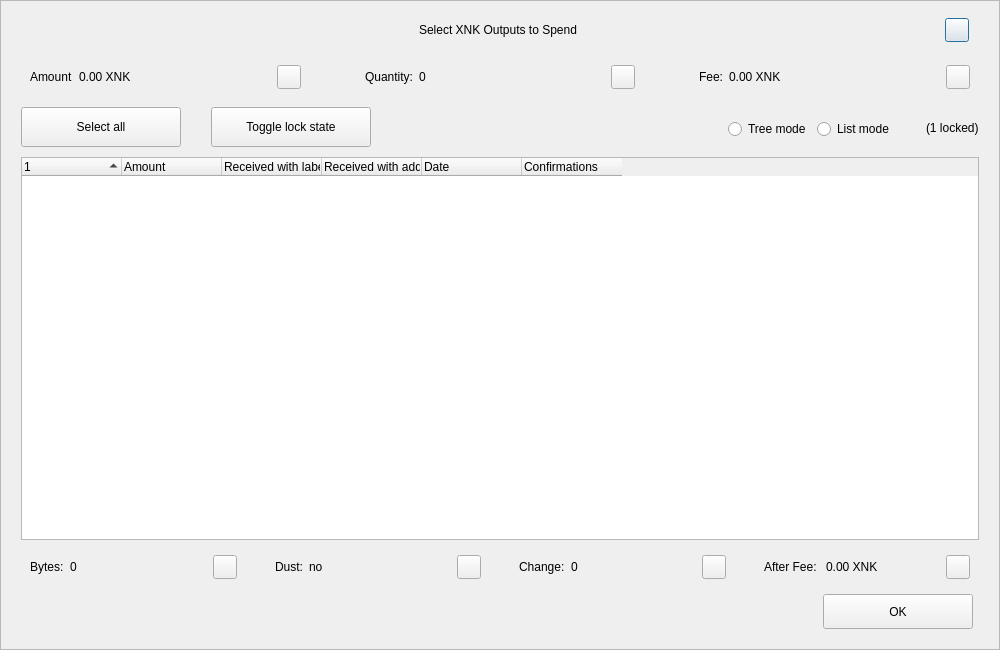
<?xml version="1.0" encoding="UTF-8"?>
<ui version="4.0">
 <class>CoinControlDialog</class>
 <widget class="QDialog" name="CoinControlDialog">
  <property name="geometry">
   <rect>
    <x>0</x>
    <y>0</y>
    <width>1000</width>
    <height>650</height>
   </rect>
  </property>
  <property name="minimumSize">
   <size>
    <width>950</width>
    <height>650</height>
   </size>
  </property>
  <property name="windowTitle">
   <string>Coin Selection</string>
  </property>
  <property name="styleSheet">
   <string notr="true"/>
  </property>
  <layout class="QVBoxLayout" name="verticalLayout">
   <property name="spacing">
    <number>0</number>
   </property>
   <property name="leftMargin">
    <number>0</number>
   </property>
   <property name="topMargin">
    <number>0</number>
   </property>
   <property name="rightMargin">
    <number>0</number>
   </property>
   <property name="bottomMargin">
    <number>0</number>
   </property>
   <item>
    <widget class="QFrame" name="frameContainer">
     <property name="toolTipDuration">
      <number>0</number>
     </property>
     <property name="frameShape">
      <enum>QFrame::StyledPanel</enum>
     </property>
     <property name="frameShadow">
      <enum>QFrame::Raised</enum>
     </property>
     <layout class="QVBoxLayout" name="verticalLayout_2">
      <property name="leftMargin">
       <number>0</number>
      </property>
      <property name="rightMargin">
       <number>0</number>
      </property>
      <property name="bottomMargin">
       <number>20</number>
      </property>
      <item>
       <layout class="QHBoxLayout" name="horizontalLayout_12">
        <property name="spacing">
         <number>0</number>
        </property>
        <property name="leftMargin">
         <number>20</number>
        </property>
        <property name="rightMargin">
         <number>30</number>
        </property>
        <item>
         <spacer name="horizontalSpacer_4">
          <property name="orientation">
           <enum>Qt::Horizontal</enum>
          </property>
          <property name="sizeHint" stdset="0">
           <size>
            <width>40</width>
            <height>20</height>
           </size>
          </property>
         </spacer>
        </item>
        <item>
         <widget class="QLabel" name="labelTitle">
          <property name="minimumSize">
           <size>
            <width>0</width>
            <height>40</height>
           </size>
          </property>
          <property name="maximumSize">
           <size>
            <width>16777215</width>
            <height>40</height>
           </size>
          </property>
          <property name="styleSheet">
           <string notr="true">padding-left:30px;</string>
          </property>
          <property name="text">
           <string>Select XNK Outputs to Spend</string>
          </property>
          <property name="alignment">
           <set>Qt::AlignCenter</set>
          </property>
          <property name="margin">
           <number>7</number>
          </property>
         </widget>
        </item>
        <item>
         <spacer name="horizontalSpacer_5">
          <property name="orientation">
           <enum>Qt::Horizontal</enum>
          </property>
          <property name="sizeHint" stdset="0">
           <size>
            <width>40</width>
            <height>20</height>
           </size>
          </property>
         </spacer>
        </item>
        <item>
         <widget class="QPushButton" name="btnEsc">
          <property name="minimumSize">
           <size>
            <width>24</width>
            <height>24</height>
           </size>
          </property>
          <property name="maximumSize">
           <size>
            <width>24</width>
            <height>24</height>
           </size>
          </property>
          <property name="text">
           <string/>
          </property>
         </widget>
        </item>
       </layout>
      </item>
      <item>
       <layout class="QHBoxLayout" name="horizontalLayout_8">
        <property name="leftMargin">
         <number>20</number>
        </property>
        <property name="rightMargin">
         <number>20</number>
        </property>
        <item>
         <widget class="QWidget" name="layoutAmount" native="true">
          <layout class="QHBoxLayout" name="horizontalLayout_9" stretch="0,1,0">
           <item>
            <widget class="QLabel" name="labelCoinControlAmountText">
             <property name="text">
              <string>Amount</string>
             </property>
            </widget>
           </item>
           <item>
            <widget class="QLabel" name="labelCoinControlAmount">
             <property name="text">
              <string>0.00 XNK</string>
             </property>
            </widget>
           </item>
           <item alignment="Qt::AlignHCenter|Qt::AlignVCenter">
            <widget class="QPushButton" name="pushButtonAmount">
             <property name="minimumSize">
              <size>
               <width>0</width>
               <height>24</height>
              </size>
             </property>
             <property name="maximumSize">
              <size>
               <width>24</width>
               <height>26</height>
              </size>
             </property>
             <property name="focusPolicy">
              <enum>Qt::NoFocus</enum>
             </property>
             <property name="styleSheet">
              <string notr="true">padding-bottom:2px;
padding-right:4px;</string>
             </property>
             <property name="text">
              <string/>
             </property>
            </widget>
           </item>
          </layout>
         </widget>
        </item>
        <item>
         <spacer name="horizontalSpacer_2">
          <property name="orientation">
           <enum>Qt::Horizontal</enum>
          </property>
          <property name="sizeType">
           <enum>QSizePolicy::Fixed</enum>
          </property>
          <property name="sizeHint" stdset="0">
           <size>
            <width>40</width>
            <height>20</height>
           </size>
          </property>
         </spacer>
        </item>
        <item>
         <widget class="QWidget" name="layoutQuantity" native="true">
          <layout class="QHBoxLayout" name="horizontalLayout_10" stretch="0,1,0">
           <item>
            <widget class="QLabel" name="labelCoinControlQuantityText">
             <property name="text">
              <string>Quantity:</string>
             </property>
            </widget>
           </item>
           <item>
            <widget class="QLabel" name="labelCoinControlQuantity">
             <property name="text">
              <string>0</string>
             </property>
            </widget>
           </item>
           <item alignment="Qt::AlignHCenter|Qt::AlignVCenter">
            <widget class="QPushButton" name="pushButtonQuantity">
             <property name="minimumSize">
              <size>
               <width>0</width>
               <height>24</height>
              </size>
             </property>
             <property name="maximumSize">
              <size>
               <width>24</width>
               <height>26</height>
              </size>
             </property>
             <property name="focusPolicy">
              <enum>Qt::NoFocus</enum>
             </property>
             <property name="styleSheet">
              <string notr="true">padding-bottom:2px;
               padding-right:4px;</string>
             </property>
             <property name="text">
              <string/>
             </property>
            </widget>
           </item>
          </layout>
         </widget>
        </item>
        <item>
         <spacer name="horizontalSpacer_22">
          <property name="orientation">
           <enum>Qt::Horizontal</enum>
          </property>
          <property name="sizeType">
           <enum>QSizePolicy::Fixed</enum>
          </property>
          <property name="sizeHint" stdset="0">
           <size>
            <width>40</width>
            <height>20</height>
           </size>
          </property>
         </spacer>
        </item>
        <item>
         <widget class="QWidget" name="layoutFee" native="true">
          <layout class="QHBoxLayout" name="horizontalLayout_11" stretch="0,1,0">
           <item>
            <widget class="QLabel" name="labelCoinControlFeeText">
             <property name="text">
              <string>Fee:</string>
             </property>
            </widget>
           </item>
           <item>
            <widget class="QLabel" name="labelCoinControlFee">
             <property name="text">
              <string>0.00 XNK</string>
             </property>
            </widget>
           </item>
           <item alignment="Qt::AlignHCenter|Qt::AlignVCenter">
            <widget class="QPushButton" name="pushButtonFee">
             <property name="minimumSize">
              <size>
               <width>0</width>
               <height>24</height>
              </size>
             </property>
             <property name="maximumSize">
              <size>
               <width>24</width>
               <height>26</height>
              </size>
             </property>
             <property name="focusPolicy">
              <enum>Qt::NoFocus</enum>
             </property>
             <property name="styleSheet">
              <string notr="true">padding-bottom:2px;
               padding-right:4px;</string>
             </property>
             <property name="text">
              <string/>
             </property>
            </widget>
           </item>
          </layout>
         </widget>
        </item>
       </layout>
      </item>
      <item>
       <widget class="QFrame" name="frame">
        <property name="minimumSize">
         <size>
          <width>0</width>
          <height>40</height>
         </size>
        </property>
        <property name="styleSheet">
         <string notr="true">#frame {
	border:0;
}</string>
        </property>
        <property name="frameShape">
         <enum>QFrame::StyledPanel</enum>
        </property>
        <property name="frameShadow">
         <enum>QFrame::Sunken</enum>
        </property>
        <layout class="QHBoxLayout" name="horizontalLayout">
         <property name="spacing">
          <number>0</number>
         </property>
         <property name="leftMargin">
          <number>20</number>
         </property>
         <property name="topMargin">
          <number>0</number>
         </property>
         <property name="rightMargin">
          <number>20</number>
         </property>
         <property name="bottomMargin">
          <number>0</number>
         </property>
         <item>
          <layout class="QHBoxLayout" name="horizontalLayoutPanel" stretch="0,0,0,0,0,0">
           <property name="spacing">
            <number>20</number>
           </property>
           <item>
            <widget class="QPushButton" name="pushButtonSelectAll">
             <property name="sizePolicy">
              <sizepolicy hsizetype="Maximum" vsizetype="Fixed">
               <horstretch>0</horstretch>
               <verstretch>0</verstretch>
              </sizepolicy>
             </property>
             <property name="minimumSize">
              <size>
               <width>160</width>
               <height>40</height>
              </size>
             </property>
             <property name="maximumSize">
              <size>
               <width>16777215</width>
               <height>40</height>
              </size>
             </property>
             <property name="text">
              <string>Select all</string>
             </property>
             <property name="checkable">
              <bool>true</bool>
             </property>
             <property name="checked">
              <bool>false</bool>
             </property>
             <property name="autoExclusive">
              <bool>false</bool>
             </property>
             <property name="autoDefault">
              <bool>false</bool>
             </property>
            </widget>
           </item>
           <item>
            <spacer name="horizontalSpacer_6">
             <property name="orientation">
              <enum>Qt::Horizontal</enum>
             </property>
             <property name="sizeType">
              <enum>QSizePolicy::Fixed</enum>
             </property>
             <property name="sizeHint" stdset="0">
              <size>
               <width>10</width>
               <height>20</height>
              </size>
             </property>
            </spacer>
           </item>
           <item>
            <widget class="QPushButton" name="pushButtonToggleLock">
             <property name="sizePolicy">
              <sizepolicy hsizetype="Maximum" vsizetype="Fixed">
               <horstretch>0</horstretch>
               <verstretch>0</verstretch>
              </sizepolicy>
             </property>
             <property name="minimumSize">
              <size>
               <width>160</width>
               <height>40</height>
              </size>
             </property>
             <property name="maximumSize">
              <size>
               <width>16777215</width>
               <height>40</height>
              </size>
             </property>
             <property name="text">
              <string>Toggle lock state</string>
             </property>
             <property name="checkable">
              <bool>true</bool>
             </property>
             <property name="autoExclusive">
              <bool>false</bool>
             </property>
             <property name="autoDefault">
              <bool>false</bool>
             </property>
            </widget>
           </item>
           <item>
            <spacer name="horizontalSpacer_7">
             <property name="orientation">
              <enum>Qt::Horizontal</enum>
             </property>
             <property name="sizeType">
              <enum>QSizePolicy::Expanding</enum>
             </property>
             <property name="sizeHint" stdset="0">
              <size>
               <width>30</width>
               <height>20</height>
              </size>
             </property>
            </spacer>
           </item>
           <item alignment="Qt::AlignRight">
            <widget class="QGroupBox" name="groupBox_2">
             <property name="styleSheet">
              <string notr="true">#groupBox_2 {
    background-color:transparent;
    border-radius:0;
}</string>
             </property>
             <property name="title">
              <string/>
             </property>
             <layout class="QHBoxLayout" name="horizontalLayout_14">
              <item>
               <widget class="QRadioButton" name="radioTreeMode">
                <property name="sizePolicy">
                 <sizepolicy hsizetype="Maximum" vsizetype="Fixed">
                  <horstretch>0</horstretch>
                  <verstretch>0</verstretch>
                 </sizepolicy>
                </property>
                <property name="text">
                 <string>Tree mode</string>
                </property>
               </widget>
              </item>
              <item>
               <widget class="QRadioButton" name="radioListMode">
                <property name="sizePolicy">
                 <sizepolicy hsizetype="Maximum" vsizetype="Fixed">
                  <horstretch>0</horstretch>
                  <verstretch>0</verstretch>
                 </sizepolicy>
                </property>
                <property name="text">
                 <string>List mode</string>
                </property>
                <property name="checked">
                 <bool>false</bool>
                </property>
               </widget>
              </item>
             </layout>
            </widget>
           </item>
           <item>
            <widget class="QLabel" name="labelLocked">
             <property name="text">
              <string>(1 locked)</string>
             </property>
            </widget>
           </item>
          </layout>
         </item>
        </layout>
       </widget>
      </item>
      <item>
       <layout class="QHBoxLayout" name="horizontalLayout_13">
        <property name="leftMargin">
         <number>20</number>
        </property>
        <property name="rightMargin">
         <number>20</number>
        </property>
        <item>
         <widget class="CoinControlTreeWidget" name="treeWidget">
          <property name="contextMenuPolicy">
           <enum>Qt::CustomContextMenu</enum>
          </property>
          <property name="styleSheet">
           <string notr="true"/>
          </property>
          <property name="sortingEnabled">
           <bool>false</bool>
          </property>
          <property name="columnCount">
           <number>6</number>
          </property>
          <attribute name="headerShowSortIndicator" stdset="0">
           <bool>true</bool>
          </attribute>
          <attribute name="headerStretchLastSection">
           <bool>false</bool>
          </attribute>
          <column>
           <property name="text">
            <string/>
           </property>
          </column>
          <column>
           <property name="text">
            <string>Amount</string>
           </property>
          </column>
          <column>
           <property name="text">
            <string>Received with label</string>
           </property>
          </column>
          <column>
           <property name="text">
            <string>Received with address</string>
           </property>
          </column>
          <column>
           <property name="text">
            <string>Date</string>
           </property>
          </column>
          <column>
           <property name="text">
            <string>Confirmations</string>
           </property>
           <property name="toolTip">
            <string>Confirmed</string>
           </property>
          </column>
         </widget>
        </item>
       </layout>
      </item>
      <item>
       <layout class="QHBoxLayout" name="horizontalLayout_3">
        <property name="spacing">
         <number>20</number>
        </property>
        <property name="leftMargin">
         <number>20</number>
        </property>
        <property name="rightMargin">
         <number>20</number>
        </property>
        <item>
         <widget class="QWidget" name="layoutBytes" native="true">
          <layout class="QHBoxLayout" name="horizontalLayout_4" stretch="0,1,0">
           <item>
            <widget class="QLabel" name="labelCoinControlBytesText">
             <property name="text">
              <string>Bytes:</string>
             </property>
            </widget>
           </item>
           <item>
            <widget class="QLabel" name="labelCoinControlBytes">
             <property name="text">
              <string>0</string>
             </property>
            </widget>
           </item>
           <item alignment="Qt::AlignHCenter|Qt::AlignVCenter">
            <widget class="QPushButton" name="pushButtonBytes">
             <property name="minimumSize">
              <size>
               <width>0</width>
               <height>24</height>
              </size>
             </property>
             <property name="maximumSize">
              <size>
               <width>24</width>
               <height>26</height>
              </size>
             </property>
             <property name="focusPolicy">
              <enum>Qt::NoFocus</enum>
             </property>
             <property name="styleSheet">
              <string notr="true">padding-bottom:2px;
               padding-right:4px;</string>
             </property>
             <property name="text">
              <string/>
             </property>
            </widget>
           </item>
          </layout>
         </widget>
        </item>
        <item>
         <widget class="QWidget" name="layoutDust" native="true">
          <layout class="QHBoxLayout" name="horizontalLayout_5" stretch="0,1,0">
           <item>
            <widget class="QLabel" name="labelCoinControlLowOutputText">
             <property name="text">
              <string>Dust:</string>
             </property>
            </widget>
           </item>
           <item>
            <widget class="QLabel" name="labelCoinControlLowOutput">
             <property name="text">
              <string>no</string>
             </property>
            </widget>
           </item>
           <item alignment="Qt::AlignHCenter|Qt::AlignVCenter">
            <widget class="QPushButton" name="pushButtonDust">
             <property name="minimumSize">
              <size>
               <width>0</width>
               <height>24</height>
              </size>
             </property>
             <property name="maximumSize">
              <size>
               <width>24</width>
               <height>26</height>
              </size>
             </property>
             <property name="focusPolicy">
              <enum>Qt::NoFocus</enum>
             </property>
             <property name="styleSheet">
              <string notr="true">padding-bottom:2px;
               padding-right:4px;</string>
             </property>
             <property name="text">
              <string/>
             </property>
            </widget>
           </item>
          </layout>
         </widget>
        </item>
        <item>
         <widget class="QWidget" name="layoutChange" native="true">
          <layout class="QHBoxLayout" name="horizontalLayout_6" stretch="0,1,0">
           <item>
            <widget class="QLabel" name="labelCoinControlChangeText">
             <property name="text">
              <string>Change:</string>
             </property>
            </widget>
           </item>
           <item>
            <widget class="QLabel" name="labelCoinControlChange">
             <property name="text">
              <string>0</string>
             </property>
            </widget>
           </item>
           <item alignment="Qt::AlignHCenter|Qt::AlignVCenter">
            <widget class="QPushButton" name="pushButtonChange">
             <property name="minimumSize">
              <size>
               <width>0</width>
               <height>24</height>
              </size>
             </property>
             <property name="maximumSize">
              <size>
               <width>24</width>
               <height>26</height>
              </size>
             </property>
             <property name="focusPolicy">
              <enum>Qt::NoFocus</enum>
             </property>
             <property name="styleSheet">
              <string notr="true">padding-bottom:2px;
               padding-right:4px;</string>
             </property>
             <property name="text">
              <string/>
             </property>
            </widget>
           </item>
          </layout>
         </widget>
        </item>
        <item>
         <widget class="QWidget" name="layoutAfter" native="true">
          <layout class="QHBoxLayout" name="horizontalLayout_7" stretch="0,1,0">
           <item>
            <widget class="QLabel" name="labelCoinControlAfterFeeText">
             <property name="text">
              <string>After Fee: </string>
             </property>
            </widget>
           </item>
           <item>
            <widget class="QLabel" name="labelCoinControlAfterFee">
             <property name="text">
              <string>0.00 XNK</string>
             </property>
            </widget>
           </item>
           <item alignment="Qt::AlignHCenter|Qt::AlignVCenter">
            <widget class="QPushButton" name="pushButtonAlterFee">
             <property name="minimumSize">
              <size>
               <width>0</width>
               <height>24</height>
              </size>
             </property>
             <property name="maximumSize">
              <size>
               <width>24</width>
               <height>26</height>
              </size>
             </property>
             <property name="focusPolicy">
              <enum>Qt::NoFocus</enum>
             </property>
             <property name="styleSheet">
              <string notr="true">padding-bottom:2px;
               padding-right:4px;</string>
             </property>
             <property name="text">
              <string/>
             </property>
            </widget>
           </item>
          </layout>
         </widget>
        </item>
       </layout>
      </item>
      <item>
       <layout class="QHBoxLayout" name="horizontalLayout_2">
        <property name="spacing">
         <number>0</number>
        </property>
        <property name="leftMargin">
         <number>20</number>
        </property>
        <property name="rightMargin">
         <number>26</number>
        </property>
        <item>
         <spacer name="horizontalSpacer_3">
          <property name="orientation">
           <enum>Qt::Horizontal</enum>
          </property>
          <property name="sizeHint" stdset="0">
           <size>
            <width>558</width>
            <height>20</height>
           </size>
          </property>
         </spacer>
        </item>
        <item>
         <widget class="QPushButton" name="pushButtonOk">
          <property name="minimumSize">
           <size>
            <width>150</width>
            <height>35</height>
           </size>
          </property>
          <property name="text">
           <string>OK</string>
          </property>
         </widget>
        </item>
       </layout>
      </item>
     </layout>
    </widget>
   </item>
  </layout>
 </widget>
 <customwidgets>
  <customwidget>
   <class>CoinControlTreeWidget</class>
   <extends>QTreeWidget</extends>
   <header>coincontroltreewidget.h</header>
  </customwidget>
 </customwidgets>
 <resources/>
 <connections/>
</ui>
